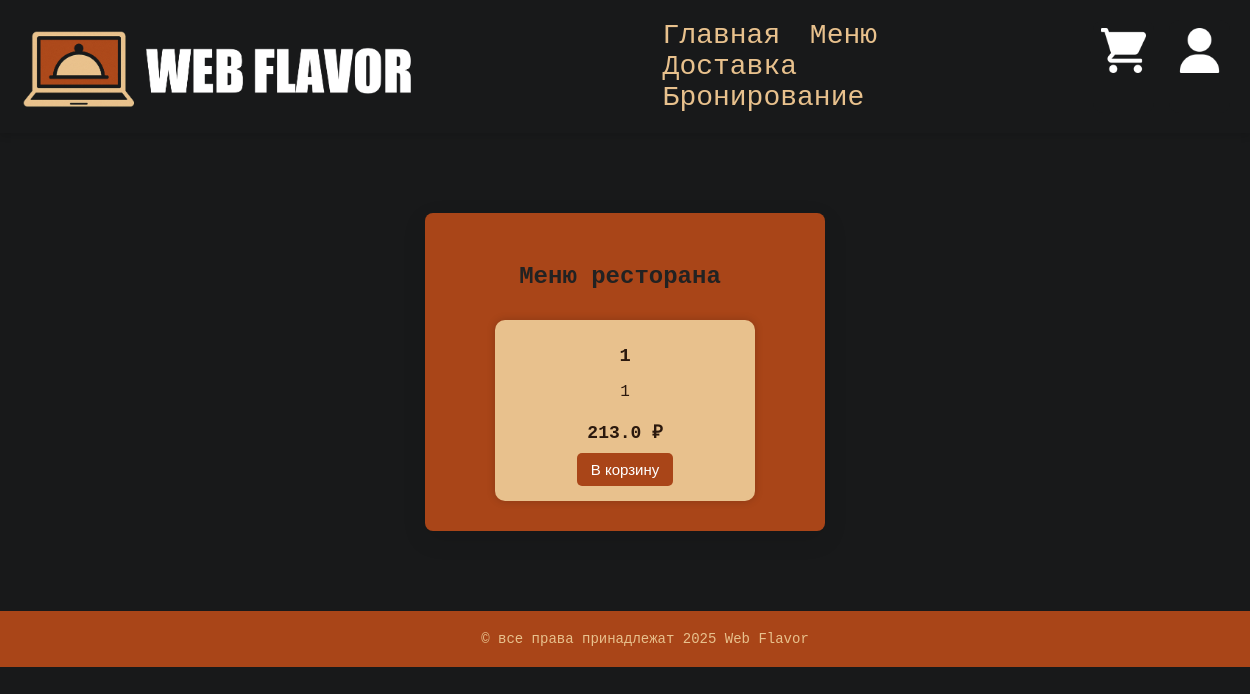
Before: /menu with the older database file.
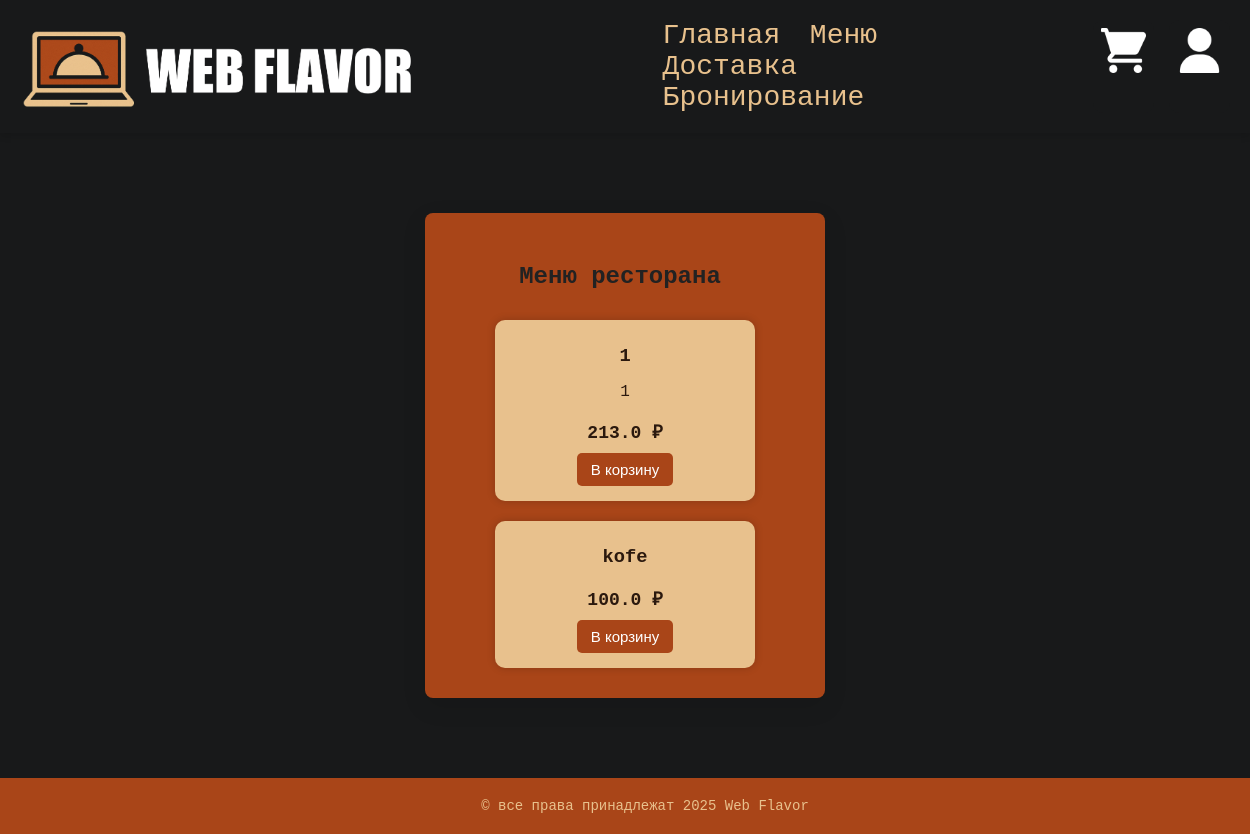
After: the same page with the newer database file.
### app.py (models this page shows)
class Product(db.Model):
    id = db.Column(db.Integer, primary_key=True)
    name = db.Column(db.String(100), nullable=False)
    description = db.Column(db.String(200))
    price = db.Column(db.Float, nullable=False)
    image_url = db.Column(db.String(200))

### app.py (the view)
@app.route('/menu')
def menu():
    products = Product.query.all()
    return render_template('menu.html', products=products)

### templates/menu.html (shortened to what this page needs)
{% extends "base.html" %}
{% block content %}
<div class="container">
  <h2>Меню ресторана</h2>
  {% if products %}
    <div class="product-grid">
      {% for product in products %}
        <div class="product-card">
          <h3>{{ product.name }}</h3>
          <p>{{ product.description }}</p>
          <p class="price">{{ product.price }} ₽</p>
          <button onclick="addToCart({{ product.id }})">В корзину</button>
        </div>
      {% endfor %}
    </div>
  {% else %}
    <p>Пока нет доступных блюд.</p>
  {% endif %}
</div>
{% endblock %}

Changed rows visible on the page:
added Product: name "kofe", price "100.0"
